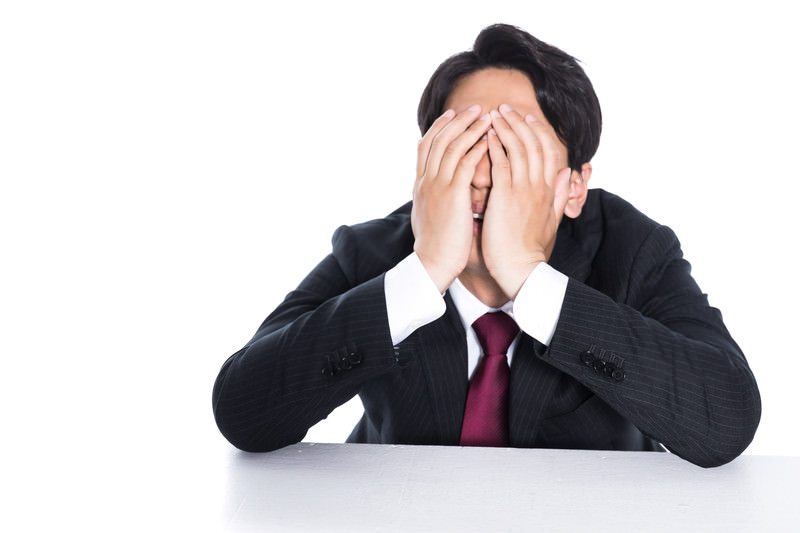
#> input picture image_preprocessing/sample.jpg, 800 x 533 px
$ python convolution_basics.py
#> lines starting #> are read from the running program, lines starting #| are printed output that depends on the picture
import cv2
import numpy as np

# 画像の読み込み
image = cv2.imread('sample.jpg')
#> image is the input picture: shape (533, 800, 3); mean B, G, R 198.1, 196.1, 199.3


# 3x3の平均化フィルタ
kernel = np.ones((3, 3), np.float32) / 9
# 畳み込みの適用
smoothed_image = cv2.filter2D(image, -1, kernel)
# 結果の表示
# cv2.imshow('Original Image', image)
cv2.imshow('Smoothed Image', smoothed_image)
cv2.waitKey(0)
cv2.destroyAllWindows()


# 水平方向のSobelフィルタ
sobel_horizontal = np.array([[-1, 0, 1],
                             [-2, 0, 2],
                             [-1, 0, 1]])
# 畳み込みの適用
edges_horizontal = cv2.filter2D(image, -1, sobel_horizontal)
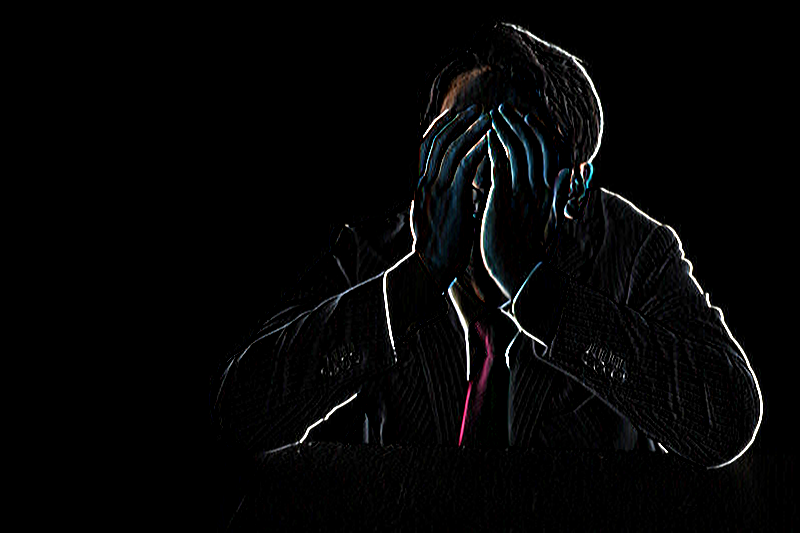
#> edges_horizontal: shape (533, 800, 3); mean B, G, R 5.6, 5.4, 5.2
# 結果の表示
# cv2.imshow('Original Image', image)
cv2.imshow('Horizontal Edges', edges_horizontal)
cv2.waitKey(0)
cv2.destroyAllWindows()
